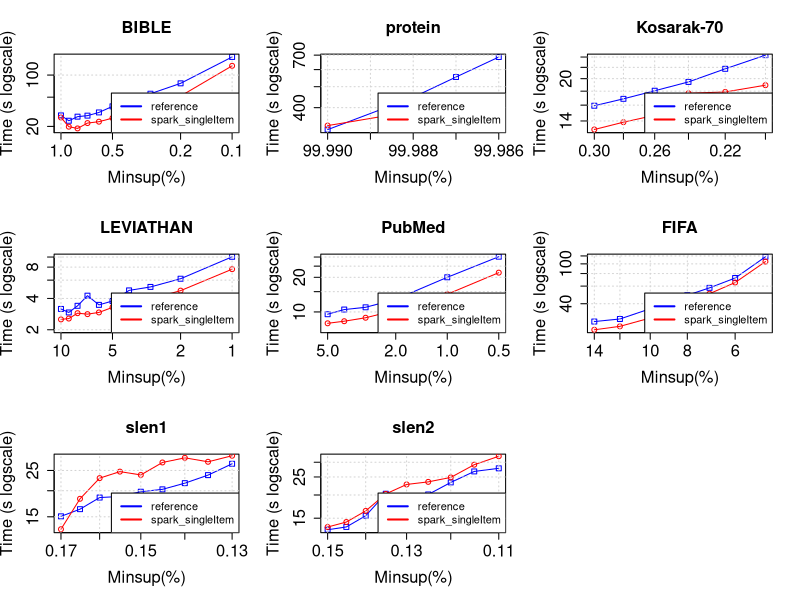

Source code (R):
tiff("scalable_single_item.png", width=9, height=9, units='in', res=120)
par(mfrow=c(3,3), cex.lab=1.5, cex.axis=1.5, cex.main=1.5, cex.sub=1.5)

#BIBLE
#DATA
x <- c(0.01, 0.009, 0.008, 0.007, 0.006, 0.005, 0.004, 0.003, 0.002, 0.001)*100

zero <- c(28247, 23874, 27147, 28035, 30995, 37511, 43290, 55725, 77181, 176405)/1000
one <- c(26462, 19830, 18776, 22199, 23191, 25965, 31464, 36128, 51794, 133619)/1000

#PLOT
plot(x, zero, log = "xy", type="o", pch=0, xlab="Minsup(%)",ylab="Time (s logscale)", col="blue", xlim = rev(range(x)), ylim=c(18, 176))
lines(x, one, col="red", type="o", pch=1)
title(main="BIBLE", cex.lab=1.5, cex.axis=1.5, cex.main=1.5, cex.sub=1.5)
grid()
legend("bottomright", legend=c("reference", "spark_singleItem"), lty=c(1,1),lwd=c(2,2), col=c("blue", "red"), cex = 1)

#protein
#DATA
x <- c(0.9999, 0.99988, 0.99987, 0.99986)*100

zero <- c(316549, 446706, 554299, 686114)/1000
one <- c(330404, 385173, 417496, 446156)/1000

#PLOT
plot(x, zero, log = "xy", type="o", pch=0, xlab="Minsup(%)",ylab="Time (s logscale)", col="blue", xlim = rev(range(x)), ylim=c(316, 686))
lines(x, one, col="red", type="o", pch=1)
title(main="protein", cex.lab=1.5, cex.axis=1.5, cex.main=1.5, cex.sub=1.5)
grid()
legend("bottomright", legend=c("reference", "spark_singleItem"), lty=c(1,1),lwd=c(2,2), col=c("blue", "red"), cex = 1)

#Kosarak-70
#DATA
x <- c(0.003, 0.0028, 0.0026, 0.0024, 0.0022, 0.002)*100

zero <- c(15922, 16873, 18065, 19459, 21731, 24384)/1000
one <- c(13030, 13860, 14687, 17677, 17885, 18931)/1000

#PLOT
plot(x, zero, log = "xy", type="o", pch=0, xlab="Minsup(%)",ylab="Time (s logscale)", col="blue", xlim = rev(range(x)), ylim=c(13, 24))
lines(x, one, col="red", type="o", pch=1)
title(main="Kosarak-70", cex.lab=1.5, cex.axis=1.5, cex.main=1.5, cex.sub=1.5)
grid()
legend("bottomright", legend=c("reference", "spark_singleItem"), lty=c(1,1),lwd=c(2,2), col=c("blue", "red"), cex = 1)

#LEVIATHAN
#DATA
x <- c(0.1, 0.09, 0.08, 0.07, 0.06, 0.05, 0.04, 0.03, 0.02, 0.01)*100

zero <- c(3170, 2933, 3398, 4253, 3470, 3782, 4780, 5159, 6189, 10052)/1000
one <- c(2515, 2563, 2887, 2826, 2935, 3285, 3486, 3942, 4755, 7643)/1000

#PLOT
plot(x, zero, log = "xy", type="o", pch=0, xlab="Minsup(%)",ylab="Time (s logscale)", col="blue", xlim = rev(range(x)), ylim=c(2, 10))
lines(x, one, col="red", type="o", pch=1)
title(main="LEVIATHAN", cex.lab=1.5, cex.axis=1.5, cex.main=1.5, cex.sub=1.5)
grid()
legend("bottomright", legend=c("reference", "spark_singleItem"), lty=c(1,1),lwd=c(2,2), col=c("blue", "red"), cex = 1)

#PubMed
#DATA
x <- c(0.05, 0.04, 0.03, 0.02, 0.01, 0.005)*100

zero <- c(9556, 10489, 10974, 12881, 20003, 30201)/1000
one <- c(7966, 8307, 8904, 10346, 14256, 21949)/1000

#PLOT
plot(x, zero, log = "xy", type="o", pch=0, xlab="Minsup(%)",ylab="Time (s logscale)", col="blue", xlim = rev(range(x)), ylim=c(7, 30))
lines(x, one, col="red", type="o", pch=1)
title(main="PubMed", cex.lab=1.5, cex.axis=1.5, cex.main=1.5, cex.sub=1.5)
grid()
legend("bottomright", legend=c("reference", "spark_singleItem"), lty=c(1,1),lwd=c(2,2), col=c("blue", "red"), cex = 1)

#FIFA
#DATA
x <- c(0.14, 0.12, 0.1, 0.09, 0.08, 0.07, 0.06, 0.05)*100

zero <- c(26572, 28193, 35703, 44324, 48639, 57630, 72229, 117669)/1000
one <- c(22003, 23806, 28856, 33836, 41424, 50408, 65124, 105365)/1000

#PLOT
plot(x, zero, log = "xy", type="o", pch=0, xlab="Minsup(%)",ylab="Time (s logscale)", col="blue", xlim = rev(range(x)), ylim=c(22, 117))
lines(x, one, col="red", type="o", pch=1)
title(main="FIFA", cex.lab=1.5, cex.axis=1.5, cex.main=1.5, cex.sub=1.5)
grid()
legend("bottomright", legend=c("reference", "spark_singleItem"), lty=c(1,1),lwd=c(2,2), col=c("blue", "red"), cex = 1)

#slen1
#DATA
x <- c(0.0017, 0.00165, 0.0016, 0.00155, 0.0015, 0.00145, 0.0014, 0.00135, 0.0013)*100

zero <- c(15077, 16317, 18549, 18766, 19779, 20306, 21739, 23757, 26922)/1000
one <- c(13078, 18296, 22978, 24689, 23803, 27311, 28748, 27514, 29418)/1000

#PLOT
plot(x, zero, log = "xy", type="o", pch=0, xlab="Minsup(%)",ylab="Time (s logscale)", col="blue", xlim = rev(range(x)), ylim=c(13, 29))
lines(x, one, col="red", type="o", pch=1)
title(main="slen1", cex.lab=1.5, cex.axis=1.5, cex.main=1.5, cex.sub=1.5)
grid()
legend("bottomright", legend=c("reference", "spark_singleItem"), lty=c(1,1),lwd=c(2,2), col=c("blue", "red"), cex = 1)

#slen2
#DATA
x <- c(0.0015, 0.00145, 0.0014, 0.00135, 0.0013, 0.00125, 0.0012, 0.00115, 0.0011)*100

zero <- c(13005, 13462, 15471, 20308, 19068, 20138, 23366, 26772, 27830)/1000
one <- c(13452, 14307, 16422, 20270, 22787, 23525, 24869, 29102, 32317)/1000

#PLOT
plot(x, zero, log = "xy", type="o", pch=0, xlab="Minsup(%)",ylab="Time (s logscale)", col="blue", xlim = rev(range(x)), ylim=c(13, 32))
lines(x, one, col="red", type="o", pch=1)
title(main="slen2", cex.lab=1.5, cex.axis=1.5, cex.main=1.5, cex.sub=1.5)
grid()
legend("bottomright", legend=c("reference", "spark_singleItem"), lty=c(1,1),lwd=c(2,2), col=c("blue", "red"), cex = 1)

dev.off()
